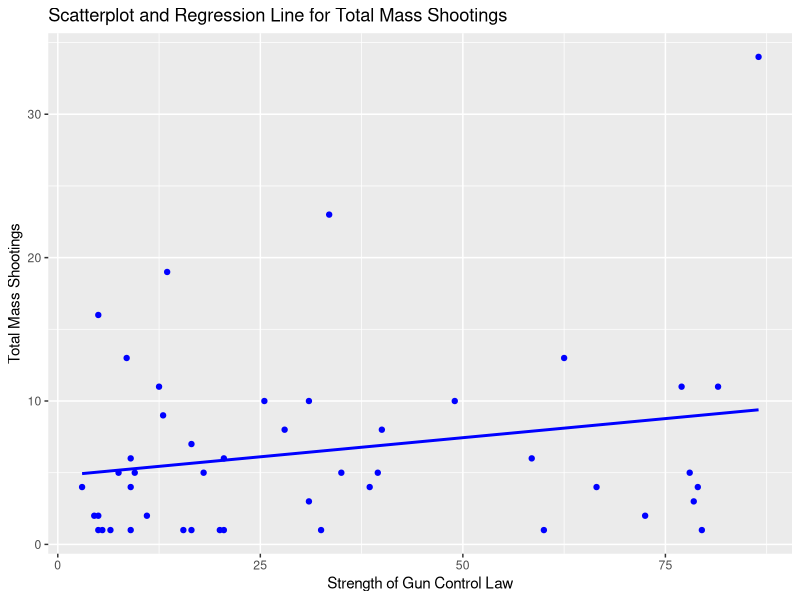
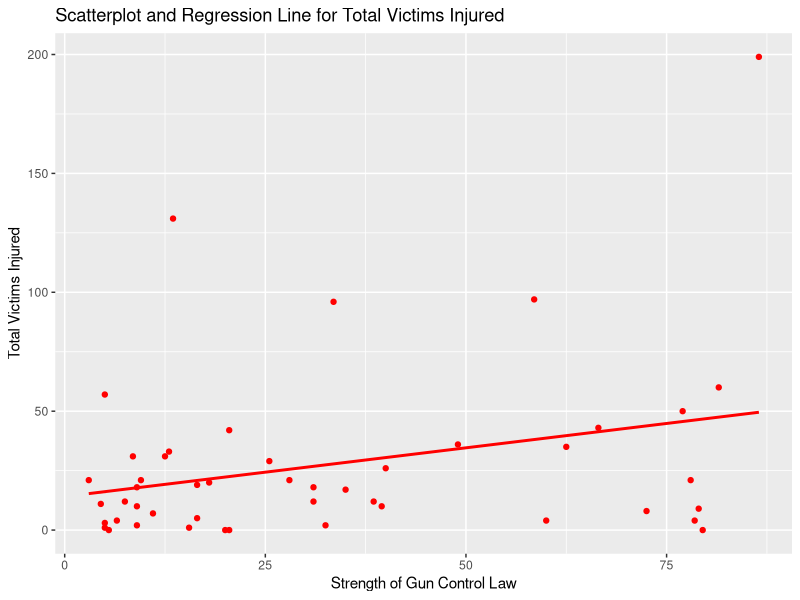
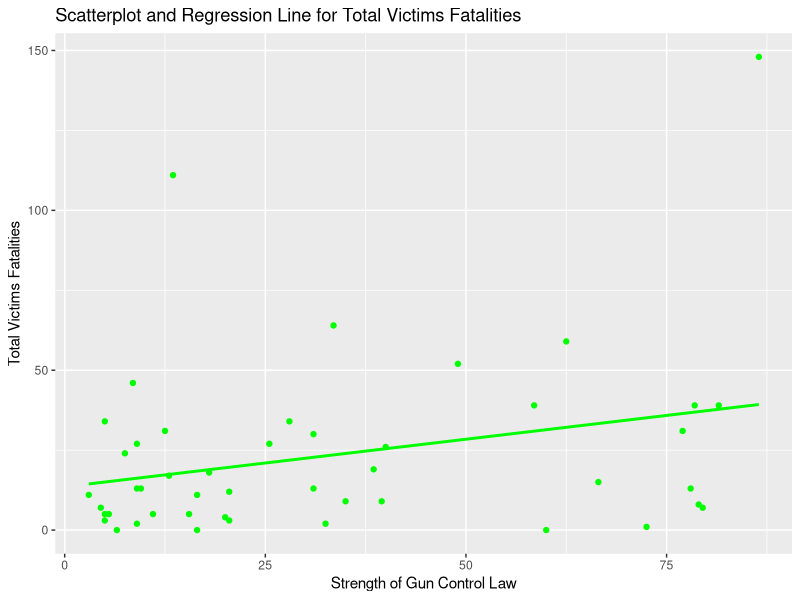

Here is the R script that generated these plots, in order:
## ---- chunk 1
knitr::opts_chunk$set(echo = TRUE)
## ---- chunk 2
# Data
shootings_raw <- read.csv("shootings.csv")
gunlaw <- read.csv("Gun law.csv")
library(tidyverse)
library(ggplot2)
library(dplyr)
## ---- chunk 3
# Since original data has some unnecessary data, I'll subset the data
data <- subset(shootings_raw, select = c(State, 
                                         NumberofVictimsInjured, 
                                         NumberofVictimFatalities, 
                                         SchoolRelated, 
                                         RelationshiptoIncidentLocation, 
                                         PlaceType, 
                                         FateofShooteratthescene, 
                                         HistoryofMentalIllnessGeneral))
# By grouping by State, it's easy to analyze
shootings_by_state <- data %>%
  group_by(State) %>%
  summarize(TotalMassShootings = n(),
            TotalVictimsInjured = sum(NumberofVictimsInjured),
            TotalVictimsFatalities = sum(NumberofVictimFatalities))

# Merge with Gun Control Law dataset
shootings <- merge(shootings_by_state, gunlaw, by = "State", all.x = TRUE) %>%
             na.omit()
## ---- chunk 4
# Regression
model <- lm(cbind(TotalMassShootings, TotalVictimsInjured, TotalVictimsFatalities) ~ GunLawStrength, data = shootings)
summary(model)
## ---- chunk 5
# Graphs
ggplot(shootings, aes(x = GunLawStrength)) +
  geom_point(aes(y = TotalMassShootings), color = "blue") +
  geom_smooth(aes(y = TotalMassShootings), method = "lm", se = FALSE, color = "blue") +
  labs(title = "Scatterplot and Regression Line for Total Mass Shootings",
       x = "Strength of Gun Control Law",
       y = "Total Mass Shootings") 

ggplot(shootings, aes(x = GunLawStrength)) +  
  geom_point(aes(y = TotalVictimsInjured), color = "red") +
  geom_smooth(aes(y = TotalVictimsInjured), method = "lm", se = FALSE, color = "red") +
  labs(title = "Scatterplot and Regression Line for Total Victims Injured",
       x = "Strength of Gun Control Law",
       y = "Total Victims Injured") 

ggplot(shootings, aes(x = GunLawStrength)) +  
  geom_point(aes(y = TotalVictimsFatalities), color = "green") +
  geom_smooth(aes(y = TotalVictimsFatalities), method = "lm", se = FALSE, color = "green") +
  labs(title = "Scatterplot and Regression Line for Total Victims Fatalities",
       x = "Strength of Gun Control Law",
       y = "Total Victims Fatalities")
